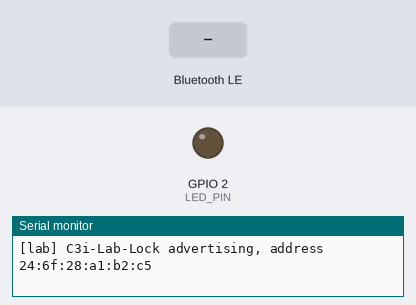
This sketch was run on a simulated ESP32. Shown: output pins drawn as LEDs (lit = HIGH), the last lines printed to the serial monitor. The inputs (shaded band) are chosen by the test bench. Nothing arrives over Bluetooth unless stated; a phone connects over Bluetooth LE 3 s after start.

Above: at 1.2 s.
1.3 s: Bluetooth LE write "1" received
At 2.7 s:
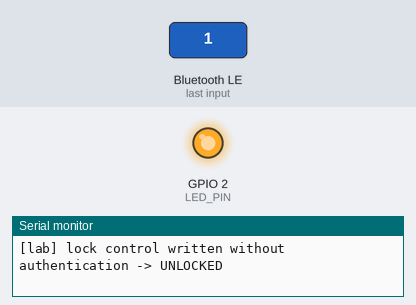
Timing chart, 0 to 4.3 s (numbered marks = the images above; inputs shaded):
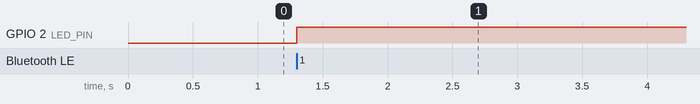

Measured:
- after the input at 1.3 s, GPIO 2 (LED_PIN): LOW → HIGH at once

The sketch:

esp32_ble_target.ino
```cpp
/*
 * C3i lab BLE target - a DELIBERATELY WEAK "smart lock" for testing the
 * Bluetooth modules of the C3i IoT testbed. Flash it only onto a board you own
 * and keep it in the lab: everything below is intentionally insecure.
 *
 * Board:    any ESP32 (classic, C3, S3) with the Arduino-ESP32 core.
 * Library:  the BLE library bundled with the core (no extra install).
 *
 * What it exposes                               What the testbed should report
 * --------------------------------------------  ------------------------------
 * Name "C3i-Lab-Lock", fixed public address     scan/profile: named device;
 *                                               le_security: public address
 * Device Information Service (0x180A)           gatt_firmware: vendor/model/
 *   firmware "1.0.3", model "LAB-LOCK-1"          firmware revision
 * Battery Service (0x180F), level = 87          gatt_enum: open read, value 0x57
 * Lab service c3100000-...
 *   c3100001  lock control   write, no security gatt_enum: open WRITE (high)
 *   c3100002  config         read,  no security gatt_enum: open read exposing a
 *                                                 fake Wi-Fi passphrase
 *   c3100003  admin token    read/write, needs   gatt_enum: PROTECTED (read is
 *                            an encrypted link     rejected on an unpaired link)
 *
 * The on-board LED follows the lock state, so an unauthenticated write is
 * visible: write 0x01 to c3100001 = "unlock" (LED on), 0x00 = "lock".
 */
#include <BLEDevice.h>
#include <BLEServer.h>
#include <BLEUtils.h>

#define LED_PIN 2  // on-board LED on most ESP32 dev kits; change if yours differs

#define LAB_SERVICE_UUID "c3100000-1d0c-4b5e-9a6f-0c3110070001"
#define LOCK_CHAR_UUID   "c3100001-1d0c-4b5e-9a6f-0c3110070001"
#define CONFIG_CHAR_UUID "c3100002-1d0c-4b5e-9a6f-0c3110070001"
#define TOKEN_CHAR_UUID  "c3100003-1d0c-4b5e-9a6f-0c3110070001"

static BLECharacteristic *lockChar = nullptr;

class LockCallbacks : public BLECharacteristicCallbacks {
  void onWrite(BLECharacteristic *c) override {
    // No pairing, no encryption, no application-level check: the weakness.
    if (c->getLength() < 1) return;
    bool unlocked = c->getData()[0] != 0;
    digitalWrite(LED_PIN, unlocked ? HIGH : LOW);
    Serial.printf("[lab] lock control written without authentication -> %s\n",
                  unlocked ? "UNLOCKED" : "locked");
  }
};

class ServerCallbacks : public BLEServerCallbacks {
  void onConnect(BLEServer *) override { Serial.println("[lab] central connected"); }
  void onDisconnect(BLEServer *) override {
    Serial.println("[lab] central disconnected; advertising again");
    BLEDevice::startAdvertising();
  }
};

static void addReadOnly(BLEService *svc, uint16_t uuid, const char *value) {
  BLECharacteristic *c =
      svc->createCharacteristic(BLEUUID(uuid), BLECharacteristic::PROPERTY_READ);
  c->setValue(value);
}

void setup() {
  Serial.begin(115200);
  pinMode(LED_PIN, OUTPUT);
  digitalWrite(LED_PIN, LOW);

  BLEDevice::init("C3i-Lab-Lock");
  BLEServer *server = BLEDevice::createServer();
  server->setCallbacks(new ServerCallbacks());

  // --- Device Information Service: gives gatt_firmware something to read ---
  BLEService *dis = server->createService(BLEUUID((uint16_t)0x180A), 20);
  addReadOnly(dis, 0x2A29, "C3i Lab");      // manufacturer name
  addReadOnly(dis, 0x2A24, "LAB-LOCK-1");   // model number
  addReadOnly(dis, 0x2A25, "LAB000001");    // serial number
  addReadOnly(dis, 0x2A26, "1.0.3");        // firmware revision
  addReadOnly(dis, 0x2A27, "rev-A");        // hardware revision
  addReadOnly(dis, 0x2A28, "lab-sdk-0.9");  // software revision
  dis->start();

  // --- Battery Service: a benign open read ---
  BLEService *battery = server->createService(BLEUUID((uint16_t)0x180F));
  BLECharacteristic *level = battery->createCharacteristic(
      BLEUUID((uint16_t)0x2A19), BLECharacteristic::PROPERTY_READ);
  uint8_t percent = 87;
  level->setValue(&percent, 1);
  battery->start();

  // --- Lab service: one open write, one leaky read, one protected value ---
  BLEService *lab = server->createService(LAB_SERVICE_UUID, 20);

  lockChar = lab->createCharacteristic(
      LOCK_CHAR_UUID,
      BLECharacteristic::PROPERTY_WRITE | BLECharacteristic::PROPERTY_WRITE_NR);
  lockChar->setCallbacks(new LockCallbacks());

  BLECharacteristic *config =
      lab->createCharacteristic(CONFIG_CHAR_UUID, BLECharacteristic::PROPERTY_READ);
  config->setValue("ssid=C3i-Lab;psk=labpassword");  // fake secret, lab only

  BLECharacteristic *token = lab->createCharacteristic(
      TOKEN_CHAR_UUID,
      BLECharacteristic::PROPERTY_READ | BLECharacteristic::PROPERTY_WRITE);
  token->setAccessPermissions(ESP_GATT_PERM_READ_ENCRYPTED | ESP_GATT_PERM_WRITE_ENCRYPTED);
  token->setValue("admin-token-lab-only");
  lab->start();

  BLEAdvertising *adv = BLEDevice::getAdvertising();
  adv->addServiceUUID(LAB_SERVICE_UUID);
  adv->addServiceUUID(BLEUUID((uint16_t)0x180A));
  adv->setScanResponse(true);
  BLEDevice::startAdvertising();

  Serial.print("[lab] C3i-Lab-Lock advertising, address ");
  Serial.println(BLEDevice::getAddress().toString().c_str());
}

void loop() { delay(1000); }
```
